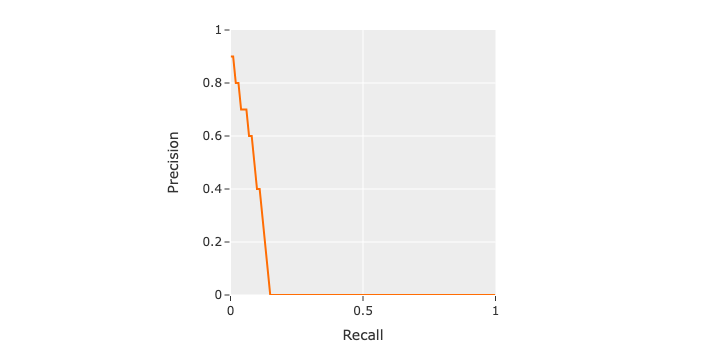

The script that saved this image:
import numpy as np
import cv2
import insightface
from fiftyone import dataset_exists, delete_dataset
import fiftyone as fo
from fiftyone.types import COCODetectionDataset
from matplotlib import pyplot as plt
from sklearn.metrics import PrecisionRecallDisplay
from fiftyone import ViewField as F
from pycocotools.coco import COCO
from pycocotools.cocoeval import COCOeval

from models.utils.Consts import MODEL_LIST, LABEL_PERSON

assert insightface.__version__ >= '0.4'


class AnnotationInsightFace:
    def __init__(self, workspace, model_id):
        self.workspace = workspace
        if dataset_exists(MODEL_LIST[model_id]):
            self.ds = fo.load_dataset(MODEL_LIST[model_id])
        else:
            self.ds = fo.Dataset(MODEL_LIST[model_id])
            self.ds.persistent = True

        new_ds_name = MODEL_LIST[model_id] + "_1"
        if dataset_exists(new_ds_name):
            delete_dataset(new_ds_name)
        self.new_ds = fo.Dataset.from_dir(dataset_type=COCODetectionDataset,
                                          data_path=workspace + "../images/",
                                          labels_path=workspace + "/instances_default.json",
                                          name=new_ds_name)

        self.detector = insightface.model_zoo.get_model('scrfd_person_2.5g.onnx', download=True)
        self.detector.prepare(0, nms_thresh=0.5, input_size=(640, 640))
        pass

    def foo(self):
        with fo.ProgressBar() as pb:
            for sample in pb(self.new_ds.view()):
                if self.ds.values("filepath").__contains__(sample.filepath):
                    print("skip duplicated file: %s" % sample.filename)
                    continue
                # image = Image.open(sample.filepath).convert('RGB')
                image = cv2.imread(sample.filepath)
                h, w, c = image.shape

                bboxes, kpss = self.detector.detect(image)
                bboxes = np.round(bboxes[:, :4]).astype(int)
                kpss = np.round(kpss).astype(int)
                kpss[:, :, 0] = np.clip(kpss[:, :, 0], 0, image.shape[1])
                kpss[:, :, 1] = np.clip(kpss[:, :, 1], 0, image.shape[0])
                vbboxes = bboxes.copy()
                vbboxes[:, 0] = kpss[:, 0, 0]
                vbboxes[:, 1] = kpss[:, 0, 1]
                vbboxes[:, 2] = kpss[:, 4, 0]
                vbboxes[:, 3] = kpss[:, 4, 1]

                detections = []
                for bbox in bboxes:
                    [x1, y1, x2, y2] = bbox
                    rel_box = [x1 / w, y1 / h, (x2 - x1) / w, (y2 - y1) / h]
                    detections.append(
                        fo.Detection(
                            label=LABEL_PERSON,
                            bounding_box=rel_box,
                            confidence=1.0
                        )
                    )
                sample["predictions"] = fo.Detections(detections=detections)
                # sample.save()  # save predictions to dataset
                self.ds.add_sample(sample)
                print("load new file: %s" % sample.filename)

        # # for visualization only
        # session = fo.launch_app(self.ds)
        # session.wait()
        # self.metrics_and_pr_curve()
        pass

    def metrics_and_pr_curve(self):
        high_conf_view = self.ds.view().filter_labels("predictions", F("confidence") > 0.5, only_matches=False)
        results = high_conf_view.evaluate_detections(
            "predictions",
            gt_field="detections",
            eval_key="eval",
            compute_mAP=True,
        )
        # Get the 10 most common classes in the dataset
        counts = self.ds.count_values("detections.detections.label")
        classes_top10 = sorted(counts, key=counts.get, reverse=True)[:10]
        # Print a classification report for the top-10 classes
        results.print_report(classes=classes_top10)
        print("ap = ", results.mAP())

        plot = results.plot_pr_curves(classes=["1"])
        # plot.show()

        for sample in self.ds:
            i = None
            # running evaluation
            resFile = self.workspace + "/instances_default.json"
            cocoGt = COCO(resFile)
            cocoDt = cocoGt.loadRes(resFile)

            cocoDt = sample.get_field('predictions')
            cocoEval = COCOeval(sample.detection, sample.predictions, 'bbox')
            cocoEval.params.imgIds = sample.id
            cocoEval.evaluate()
            cocoEval.accumulate()
            cocoEval.summarize()


        thresh_inds = results._get_iou_thresh_inds(iou_thresh=None)
        precisions = []
        has_thresholds = results.thresholds is not None
        thresholds = [] if has_thresholds else None
        for c in ["1"]:
            class_ind = results._get_class_index(c)
            precisions.append(np.mean(results.precision[thresh_inds, class_ind], axis=0))
            print(thresh_inds, class_ind)
            if has_thresholds:
                thresholds.append(np.mean(results.thresholds[thresh_inds, class_ind], axis=0))

        fig, ax = plt.figure(5, 5)
        plot = PrecisionRecallDisplay(results.precisions, results.recall)
        plot.plot(ax=ax)

# <Sample: {
#     'id': '641625b6f6e7f37e3feacd2e',
#     'media_type': 'image',
#     'filepath': '/Users/francis/Documents/Georgian College/AIDI/GitHub/Smart_Beach_at_Bruce_County/data/batch_20230318_0/images/2022-08-31_09-50-16.jpg',
#     'tags': [],
#     'metadata': <ImageMetadata: {
#         'size_bytes': None,
#         'mime_type': None,
#         'width': 4056,
#         'height': 3040,
#         'num_channels': None,
#     }>,
#     'detections': <Detections: {
#         'detections': [
#             <Detection: {
#                 'id': '641625b6f6e7f37e3feacd2a',
#                 'attributes': {},
#                 'tags': [],
#                 'label': '1',
#                 'bounding_box': [
#                     0.7469773175542406,
#                     0.5924375,
#                     0.050547337278106515,
#                     0.16629276315789474,
#                 ],
#                 'mask': None,
#                 'confidence': None,
#                 'index': None,
#                 'supercategory': '',
#                 'iscrowd': 0,
#                 'occluded': False,
#                 'rotation': 0.0,
#                 'eval': 'tp',
#                 'eval_id': '641625b6f6e7f37e3feacd2c',
#                 'eval_iou': 0.8151426731053592,
#             }>,
#             <Detection: {
#                 'id': '641625b6f6e7f37e3feacd2b',
#                 'attributes': {},
#                 'tags': [],
#                 'label': '1',
#                 'bounding_box': [
#                     0.8174679487179487,
#                     0.5824605263157895,
#                     0.040160256410256404,
#                     0.1741907894736842,
#                 ],
#                 'mask': None,
#                 'confidence': None,
#                 'index': None,
#                 'supercategory': '',
#                 'iscrowd': 0,
#                 'occluded': False,
#                 'rotation': 0.0,
#                 'eval': 'tp',
#                 'eval_id': '641625b6f6e7f37e3feacd2d',
#                 'eval_iou': 0.8254236421052641,
#             }>,
#         ],
#     }>,
#     'predictions': <Detections: {
#         'detections': [
#             <Detection: {
#                 'id': '641625b6f6e7f37e3feacd2c',
#                 'attributes': {},
#                 'tags': [],
#                 'label': '1',
#                 'bounding_box': [
#                     0.7418639053254438,
#                     0.5891447368421052,
#                     0.0589250493096647,
#                     0.175,
#                 ],
#                 'mask': None,
#                 'confidence': 1.0,
#                 'index': None,
#                 'eval_iou': 0.8151426731053592,
#                 'eval_id': '641625b6f6e7f37e3feacd2a',
#                 'eval': 'tp',
#             }>,
#             <Detection: {
#                 'id': '641625b6f6e7f37e3feacd2d',
#                 'attributes': {},
#                 'tags': [],
#                 'label': '1',
#                 'bounding_box': [
#                     0.8163214990138067,
#                     0.5809210526315789,
#                     0.04684418145956608,
#                     0.18092105263157895,
#                 ],
#                 'mask': None,
#                 'confidence': 1.0,
#                 'index': None,
#                 'eval_iou': 0.8254236421052641,
#                 'eval_id': '641625b6f6e7f37e3feacd2b',
#                 'eval': 'tp',
#             }>,
#         ],
#     }>,
#     'eval_tp': 2,
#     'eval_fp': 0,
#     'eval_fn': 0,
# }>